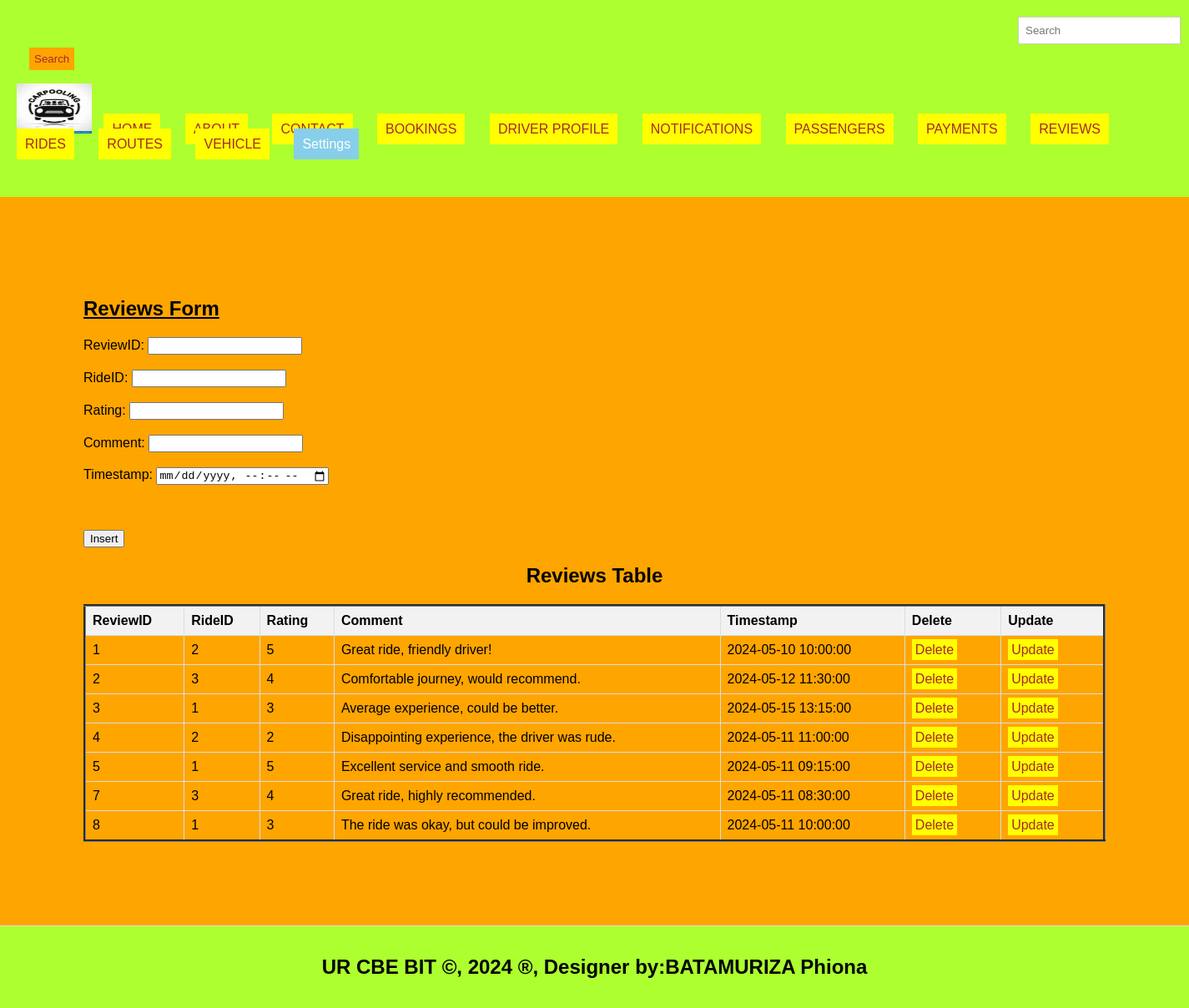
Screenshot of /reviews.php with the database file from the repository.
### tables this page shows
CREATE TABLE `reviews` (
  `ReviewID` int(11) NOT NULL,
  `RideID` int(11) DEFAULT NULL,
  `Rating` int(11) DEFAULT NULL,
  `Comment` text DEFAULT NULL,
  `Timestamp` datetime DEFAULT NULL
);

### reviews.php (the view, shortened to what this page needs)
<!DOCTYPE html>
<html lang="en">
<head>
  <link rel="stylesheet" type="text/css" href="mystyle.css" title="style 1" media="screen, tv, projection, handheld, print"/>
  </head>
  <header>
<body bgcolor="orange">
  <form class="d-flex" role="search" action="search.php">
      <input class="form-control me-2" type="search" placeholder="Search" aria-label="Search" name="query">
      <button class="btn btn-outline-success" type="submit">Search</button>
    </form>
  <ul style="list-style-type: none; padding: 0;">
    <li style="display: inline; margin-right: 10px;">
    <img src="./image/logo.jpeg" width="90" height="60" alt="Logo">
  </li>
    <li style="display: inline; margin-right: 10px;"><a href="./home.html">HOME</a>
  </li>
    <li style="display: inline; margin-right: 10px;"><a href="./about.html">ABOUT</a>
  </li>
    <li style="display: inline; margin-right: 10px;"><a href="./contact.html">CONTACT</a>
  </li>
    <li style="display: inline; margin-right: 10px;"><a href="./bookings.php">BOOKINGS</a>
  </li>
    <li style="display: inline; margin-right: 10px;"><a href="./driverprofile.php">DRIVER PROFILE</a>
  </li>
    <li style="display: inline; margin-right: 10px;"><a href="./notifications.php">NOTIFICATIONS</a>
  </li>
    <li style="display: inline; margin-right: 10px;"><a href="./passengers.php">PASSENGERS</a>
  </li>
    <li style="display: inline; margin-right: 10px;"><a href="./payments.php">PAYMENTS</a>
  </li>  <li style="display: inline; margin-right: 10px;"><a href="./reviews.php">REVIEWS</a>
  </li>
    <li style="display: inline; margin-right: 10px;"><a href="./rides.php">RIDES</a>
  </li>
    <li style="display: inline; margin-right: 10px;"><a href="./routes.php">ROUTES</a>
  </li>
<li style="display: inline; margin-right: 10px;"><a href="./vehicle.php">VEHICLE</a>
  </li>
    <li class="dropdown" style="display: inline; margin-right: 10px;">
      <a href="#" style="padding: 10px; color: white; background-color: skyblue; text-decoration: none; margin-right: 15px;">Settings</a>
    </li><br><br>
  </ul>
</header>
<section>
    <h1><u>Reviews Form</u></h1>
<form method="post" onsubmit="return confirmInsert();">
    <label for="ReviewID">ReviewID:</label>
    <input type="number" id="book_id" name="book_id" required><br><br>
    <label for="RideID">RideID:</label>
    <input type="number" id="ride_id" name="ride_id" required><br><br>
    <label for="Rating">Rating:</label>
    <input type="text" id="passenger_id" name="passenger_id" required><br><br>
    <label for="Comment">Comment:</label>
    <input type="text" id="booking_time" name="booking_time" required><br><br>
    <label for="Timestamp">Timestamp:</label>
    <input type="datetime-local" id="bookingtime" name="bookingtime" required><br><br>
    </select><br><br>
    <input type="submit" name="add" value="Insert">
</form>
<!DOCTYPE html>
<html>
<head>
</head>
<body>
    <center><h2>Reviews Table</h2></center>
    <table border="3">
        <tr>
            <th>ReviewID</th>
            <th>RideID</th>
            <th>Rating </th>
            <th>Comment</th>
            <th>Timestamp</th>
            <th>Delete</th>
            <th>Update</th>
        </tr>
<?php
include('db_connection.php');
$sql = "SELECT * FROM reviews";
$result = $connection->query($sql);
if ($result->num_rows > 0) {
    while ($row = $result->fetch_assoc()) {
        $ReviewID = $row['ReviewID'];
        echo "<tr>
            <td>" . $row['ReviewID'] . "</td>
            <td>" . $row['RideID'] . "</td>
            <td>" . $row['Rating'] . "</td>
            <td>" . $row['Comment'] . "</td>
            <td>" . $row['Timestamp'] . "</td>
            <td><a style='padding:4px' href='delete_reviews.php?ReviewID=$ReviewID'>Delete</a></td>
            <td><a style='padding:4px' href='update_reviews.php?ReviewID=$ReviewID'>Update</a></td>
        </tr>";
    }
} else {
    echo "<tr><td colspan='7'>No data found</td></tr>";
}
?>
      </table>
</body>
</section>
<footer>
  <center>
   <b><h2>UR CBE BIT &copy, 2024 &reg, Designer by:BATAMURIZA Phiona</h2></b>
  </center>
</footer>
</body>
</html>

### mystyle.css (style rules this page uses)
body { font-family: Arial, sans-serif; margin: 0; padding: 0; }
.form-control { padding: 8px; margin-left: 4px; border: 1px solid #ccc; }
.btn { padding: 6px; background-color: orange; color: brown; border: none; }
.dropdown { position: relative; display: inline; margin-right: 10px; }
body { font-family: Arial,sans-serif; margin:0; padding:0; }
header { background-color:greenyellow; padding: 20px; }
.dropdown { position: right; display:right; direction:rtl; }
section { padding:100px; border-bottom: 1px solid #ddd; }
footer { text-align: center; padding: 15px; background-color:greenyellow; }

### reviews.php (style rules this page uses)
a { padding: 10px; color: white; background-color: yellow; text-decoration: none; margin-right: 15px; }
a:link { color: brown; }
button.btn { margin-left: 15px; margin-top: 4px; }
input.form-control { margin-left: 1200px; padding: 8px; }
table { width: 100%; border-collapse: collapse; }
th, td { border: 1px solid #ddd; padding: 8px; text-align: left; }
th { background-color: #f2f2f2; }

### rows the page displays
reviews: ReviewID "1", RideID "2", Rating "5", Comment "Great ride, friendly driver!", Timestamp "2024-05-10 10:00:00"
reviews: ReviewID "2", RideID "3", Rating "4", Comment "Comfortable journey, would recommend.", Timestamp "2024-05-12 11:30:00"
reviews: ReviewID "3", RideID "1", Rating "3", Comment "Average experience, could be better.", Timestamp "2024-05-15 13:15:00"
reviews: ReviewID "4", RideID "2", Rating "2", Comment "Disappointing experience, the driver was rude.", Timestamp "2024-05-11 11:00:00"
reviews: ReviewID "5", RideID "1", Rating "5", Comment "Excellent service and smooth ride.", Timestamp "2024-05-11 09:15:00"
reviews: ReviewID "7", RideID "3", Rating "4", Comment "Great ride, highly recommended.", Timestamp "2024-05-11 08:30:00"
reviews: ReviewID "8", RideID "1", Rating "3", Comment "The ride was okay, but could be improved.", Timestamp "2024-05-11 10:00:00"
